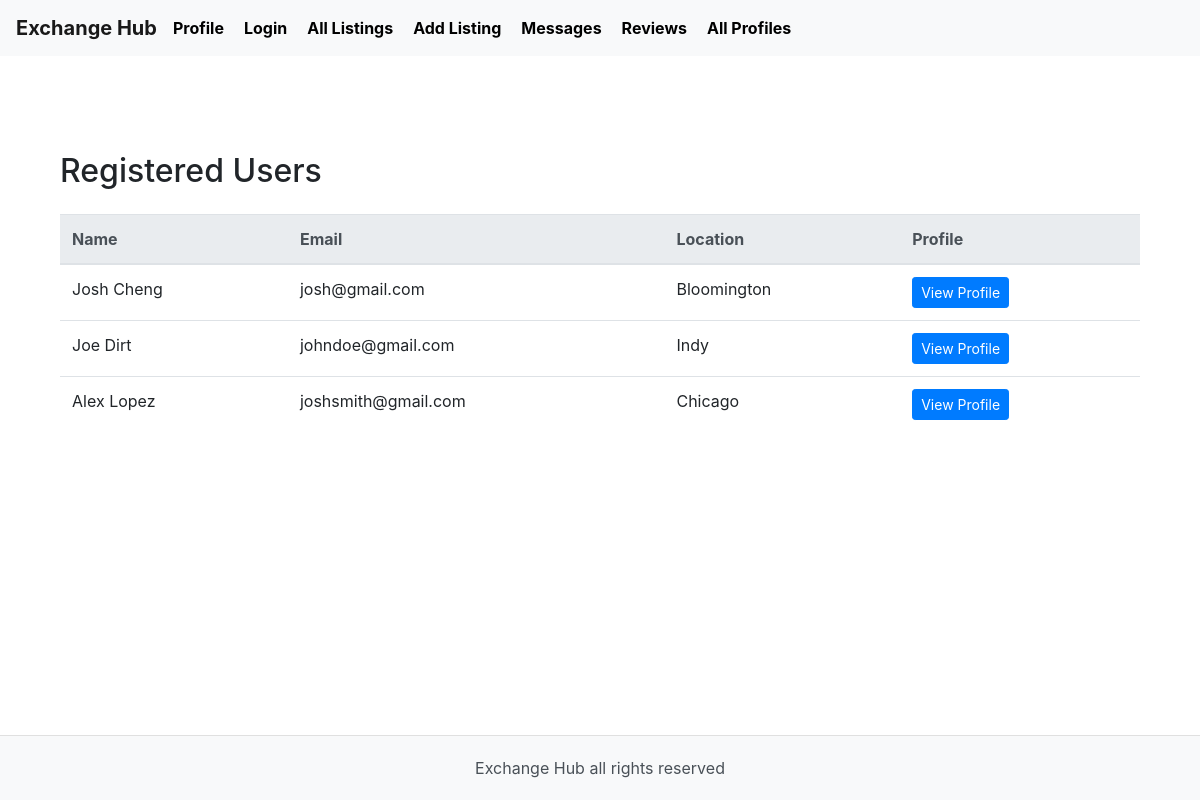
The app's page /users (signed in) with its own data.
### tables this page shows
CREATE TABLE User (
    userID INTEGER PRIMARY KEY AUTOINCREMENT,
    firstName TEXT NOT NULL,
    lastName TEXT NOT NULL,
    email TEXT UNIQUE NOT NULL,
    hashedPassword TEXT NOT NULL,
    profileImage TEXT,
    location TEXT NOT NULL,
    joinDate DATE NOT NULL,
    lastLogin DATE NOT NULL
);

### app.py (the view)
@app.route('/users')
def users():
    if 'user_id' not in session:
        flash('Please log in to view registered users', 'error')
        return redirect(url_for('login'))
    conn = sqlite3.connect('database.db')
    conn.row_factory = sqlite3.Row
    cursor = conn.cursor()
    current_user_id = session['user_id']
    print (current_user_id)
    cursor.execute("SELECT * FROM User WHERE userID != ?", (current_user_id,))
    registered_users = cursor.fetchall()
    conn.close()
    print (registered_users)
    return render_template('users.html', users=registered_users)

### templates/users.html
{% extends 'layout.html' %}
{% block content %}
    <div class="container mt-5">
        <h2 class="mb-4">Registered Users</h2>
        <div class="table-responsive">
            <table class="table table-hover">
                <thead class="thead-light">
                    <tr>
                        <th scope="col">Name</th>
                        <th scope="col">Email</th>
                        <th scope="col">Location</th>
                        <th scope="col">Profile</th>
                    </tr>
                </thead>
                <tbody>
                    {% for user in users %}
                        <tr>
                            <td>{{ user.firstName }} {{ user.lastName }}</td>
                            <td>{{ user.email }}</td>
                            <td>{{ user.location }}</td>
                            <td>
                                <a href="{{ url_for('user_profile', user_id=user.userID) }}" class="btn btn-primary btn-sm">View Profile</a>
                            </td>
                        </tr>
                    {% endfor %}
                </tbody>
            </table>
        </div>
    </div>
{% endblock %}

### templates/layout.html (style rules this page uses)
html, body { height: 100%; display: flex; flex-direction: column; }
.container { flex: 1; }

### records on screen
User: firstName "Josh", lastName "Cheng", email "josh@gmail.com", location "Bloomington"
User: firstName "Joe", lastName "Dirt", email "johndoe@gmail.com", location "Indy"
User: firstName "Alex", lastName "Lopez", email "joshsmith@gmail.com", location "Chicago"
